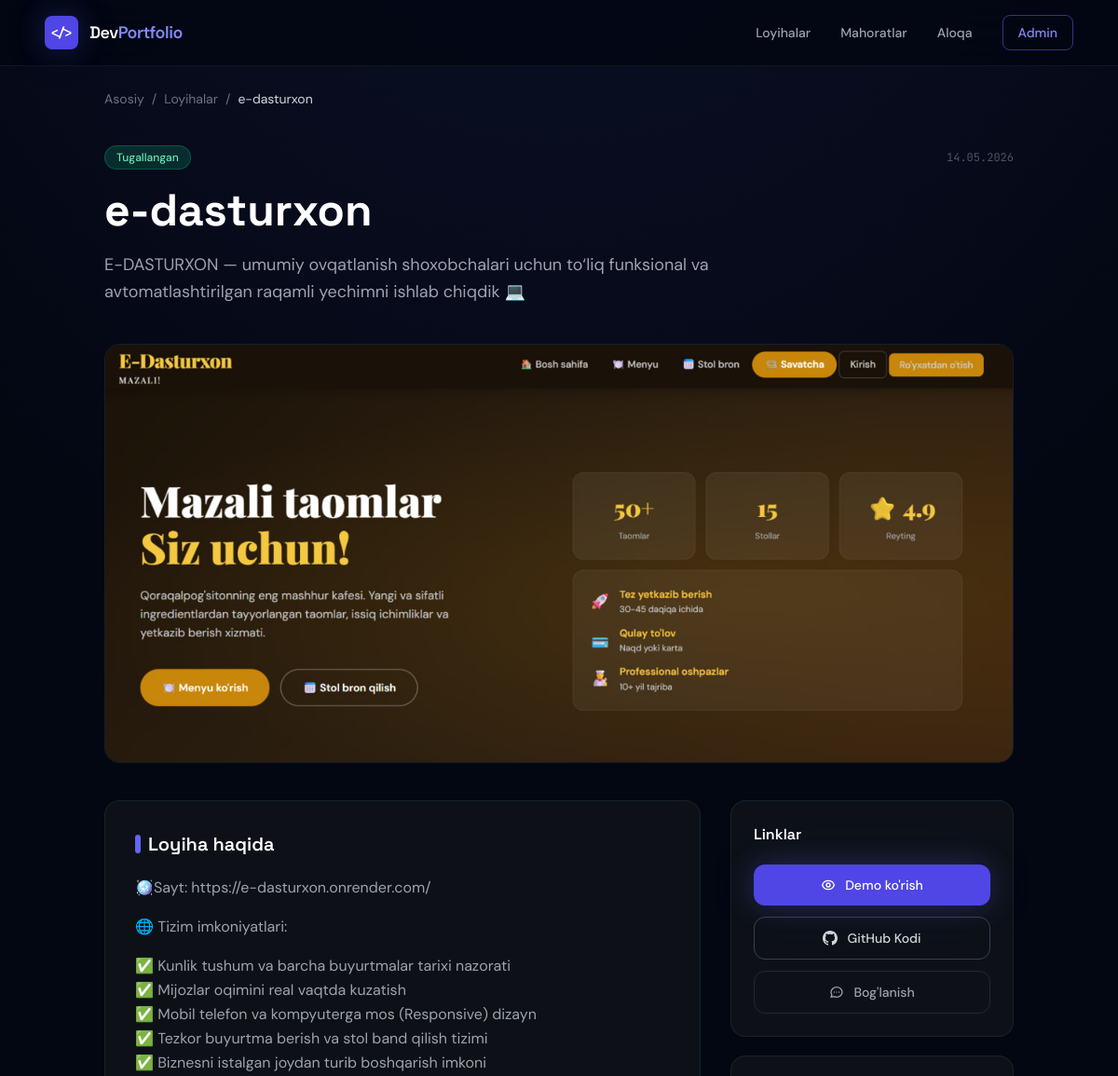
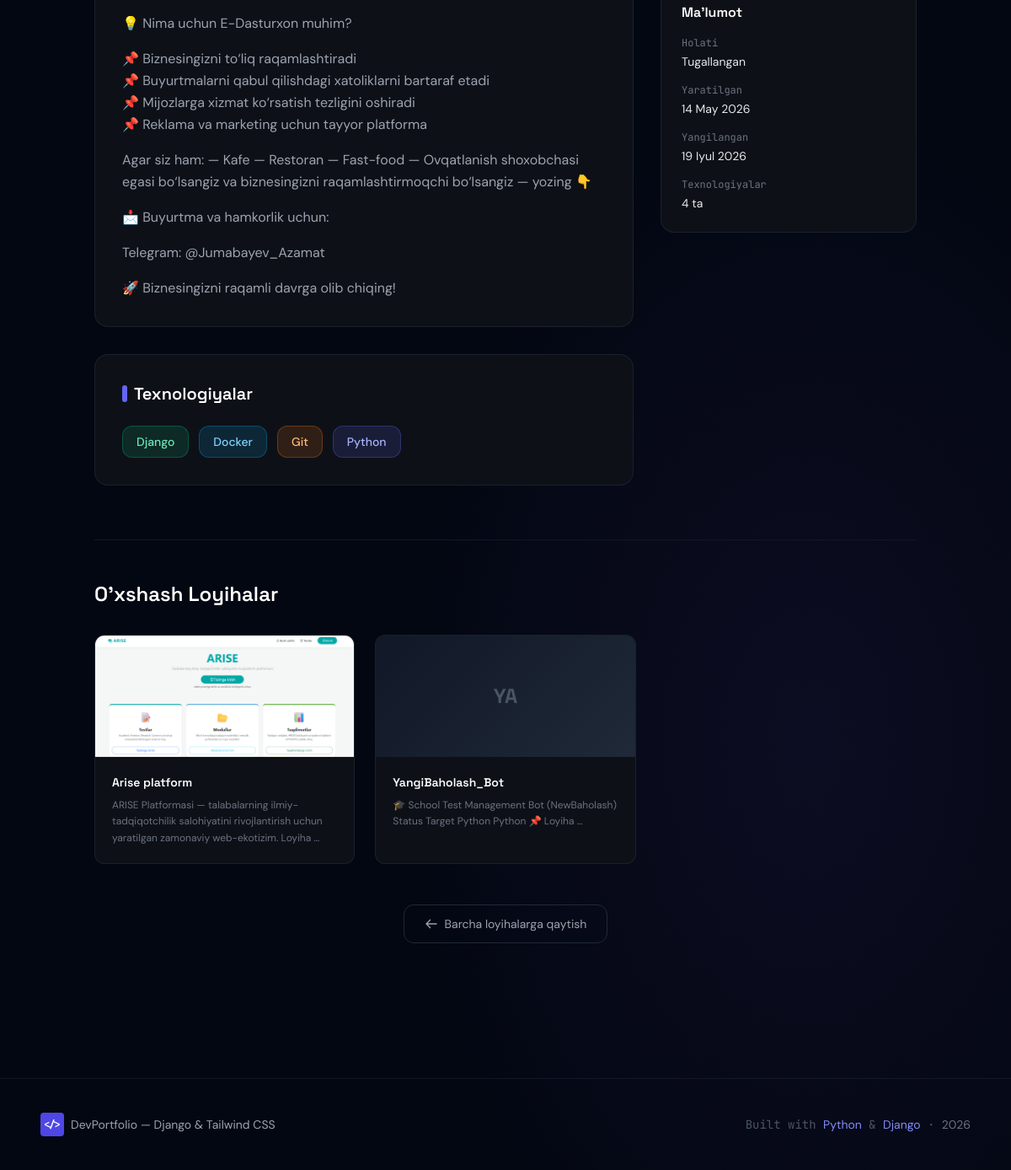
Screenshot of /projects/e-dasturxon/ with the database file from the repository (2 pictures, top to bottom).
### projects/models.py (models this page shows, shortened)
class Project(models.Model):
    STATUS_CHOICES = [
        ('completed', 'Tugallangan'),
        ('in_progress', 'Jarayonda'),
        ('archived', 'Arxivlangan'),
    ]
    name = models.CharField(max_length=200, verbose_name="Loyiha nomi")
    slug = models.SlugField(max_length=200, unique=True, verbose_name="URL slug")
    description = models.TextField(verbose_name="Qisqa tavsif")
    detailed_description = models.TextField(
        blank=True,
        verbose_name="Batafsil tavsif",
        help_text="Loyiha haqida to'liq ma'lumot"
    )
    technologies = models.ManyToManyField(
        Tag,
        blank=True,
        verbose_name="Texnologiyalar",
        related_name='projects'
    )
    image = models.ImageField(
        upload_to='projects/',
        blank=True,
        null=True,
        verbose_name="Loyiha rasmi"
    )
    github_link = models.URLField(blank=True, verbose_name="GitHub linki")
    demo_link = models.URLField(blank=True, verbose_name="Demo linki")
    status = models.CharField(
        max_length=20,
        choices=STATUS_CHOICES,
        default='completed',
        verbose_name="Holati"
    )
    is_featured = models.BooleanField(default=False, verbose_name="Featured (Asosiy)")
    created_at = models.DateTimeField(auto_now_add=True, verbose_name="Yaratilgan")
    updated_at = models.DateTimeField(auto_now=True, verbose_name="Yangilangan")
    order = models.PositiveIntegerField(default=0, verbose_name="Tartib raqami")
    class Meta:
        verbose_name = "Loyiha"
        verbose_name_plural = "Loyihalar"
        ordering = ['order', '-created_at']
    def get_absolute_url(self):
        from django.urls import reverse
        return reverse('project_detail', kwargs={'slug': self.slug})

class Tag(models.Model):
    name = models.CharField(max_length=50, unique=True, verbose_name="Texnologiya nomi")
    color = models.CharField(
        max_length=20,
        default='indigo',
        verbose_name="Rang",
        help_text="Tailwind rang nomi: indigo, emerald, rose, amber, sky, etc."
    )
    class Meta:
        verbose_name = "Texnologiya"
        verbose_name_plural = "Texnologiyalar"
        ordering = ['name']

### projects/views.py (the view)
# urls.py: path('projects/<slug:slug>/', views.project_detail, name='project_detail'),
def project_detail(request, slug):
    project = get_object_or_404(
        Project.objects.prefetch_related('technologies'),
        slug=slug
    )
    project_tags = project.technologies.all()
    related_projects = Project.objects.filter(
        technologies__in=project_tags
    ).exclude(pk=project.pk).distinct()[:3]
    context = {
        'project': project,
        'related_projects': related_projects,
    }
    return render(request, 'projects/project_detail.html', context)

### templates/projects/project_detail.html (shortened to what this page needs)
{% extends 'base.html' %}
{% load static %}
{% block content %}
<div class="pt-24 pb-20">
    <div class="max-w-5xl mx-auto px-6">
        <nav class="flex items-center gap-2 text-sm text-gray-500 mb-10">
            <a href="/" class="hover:text-indigo-400 transition-colors">Asosiy</a>
            <span>/</span>
            <a href="/#projects" class="hover:text-indigo-400 transition-colors">Loyihalar</a>
            <span>/</span>
            <span class="text-gray-300">{{ project.name }}</span>
        </nav>
        <div class="mb-10">
            <div class="flex items-center gap-3 mb-5">
                <span class="px-3 py-1 rounded-full text-xs font-medium
                             {% if project.status == 'completed' %}bg-emerald-500/20 text-emerald-300 border border-emerald-500/30
                             {% elif project.status == 'in_progress' %}bg-amber-500/20 text-amber-300 border border-amber-500/30
                             {% else %}bg-gray-700 text-gray-400{% endif %}">
                    {{ project.get_status_display }}
                </span>
                <span class="text-gray-600 text-xs font-mono ml-auto">
                    {{ project.created_at|date:"d.m.Y" }}
                </span>
            </div>
            <h1 class="font-display font-bold text-4xl lg:text-5xl text-white mb-5 leading-tight">
                {{ project.name }}
            </h1>
            <p class="text-gray-400 text-lg leading-relaxed max-w-3xl">
                {{ project.description }}
            </p>
        </div>
        {% if project.image %}
        <div class="rounded-2xl overflow-hidden border border-gray-800/70 mb-10 h-80 lg:h-[450px]">
            <img src="{{ project.image.url }}" alt="{{ project.name }}"
                 class="w-full h-full object-cover">
        </div>
        {% endif %}
        <div class="grid lg:grid-cols-3 gap-8">
            <div class="lg:col-span-2 space-y-8">
                {% if project.detailed_description %}
                <div class="rounded-2xl border border-gray-800/70 p-8" style="background: #0d1117;">
                    <h2 class="font-display font-semibold text-xl text-white mb-5 flex items-center gap-2">
                        <span class="w-1.5 h-5 rounded-full bg-indigo-500"></span>
                        Loyiha haqida
                    </h2>
                    <div class="text-gray-400 leading-relaxed space-y-4">
                        {{ project.detailed_description|linebreaks }}
                    </div>
                </div>
                {% endif %}
                {% if project.technologies.all %}
                <div class="rounded-2xl border border-gray-800/70 p-8" style="background: #0d1117;">
                    <h2 class="font-display font-semibold text-xl text-white mb-6 flex items-center gap-2">
                        <span class="w-1.5 h-5 rounded-full bg-indigo-500"></span>
                        Texnologiyalar
                    </h2>
                    <div class="flex flex-wrap gap-3">
                        {% for tech in project.technologies.all %}
                        <span class="px-4 py-2 rounded-xl text-sm font-medium tag-{{ tech.color|default:'indigo' }}">
                            {{ tech.name }}
                        </span>
                        {% endfor %}
                    </div>
                </div>
                {% endif %}
            </div>
            <div class="space-y-5">
                <div class="rounded-2xl border border-gray-800/70 p-6" style="background: #0d1117;">
                    <h3 class="font-display font-semibold text-white mb-5">Linklar</h3>
                    <div class="flex flex-col gap-3">
                        {% if project.demo_link %}
                        <a href="{{ project.demo_link }}" target="_blank" rel="noopener"
                           class="flex items-center justify-center gap-2.5 px-5 py-3 rounded-xl
                                  bg-indigo-600 hover:bg-indigo-500 text-white text-sm font-medium
                                  transition-all glow-indigo">
                            Demo ko'rish
                        </a>
                        {% endif %}
                        {% if project.github_link %}
                        <a href="{{ project.github_link }}" target="_blank" rel="noopener"
                           class="flex items-center justify-center gap-2.5 px-5 py-3 rounded-xl
                                  border border-gray-700 hover:border-gray-500 text-gray-300
                                  hover:text-white text-sm font-medium transition-all">
                            GitHub Kodi
                        </a>
                        {% endif %}
                        <a href="/#contact"
                           class="flex items-center justify-center gap-2.5 px-5 py-3 rounded-xl
                                  border border-gray-800 hover:border-indigo-500/50 text-gray-400
                                  hover:text-indigo-300 text-sm font-medium transition-all">
                            <svg class="w-4 h-4" fill="none" viewBox="0 0 24 24" stroke="currentColor">
                                <path stroke-linecap="round" stroke-linejoin="round" stroke-width="2"
                                      d="M8 12h.01M12 12h.01M16 12h.01M21 12c0 4.418-4.03 8-9 8a9.863 9.863 0 01-4.255-.949L3 20l1.395-3.72C3.512 15.042 3 13.574 3 12c0-4.418 4.03-8 9-8s9 3.582 9 8z"/>
                            </svg>
                            Bog'lanish
                        </a>
                    </div>
                </div>
                <div class="rounded-2xl border border-gray-800/70 p-6" style="background: #0d1117;">
                    <h3 class="font-display font-semibold text-white mb-4">Ma'lumot</h3>
                    <dl class="space-y-4">
                        <div>
                            <dt class="text-gray-500 text-xs font-mono mb-1">Holati</dt>
                            <dd class="text-gray-200 text-sm">{{ project.get_status_display }}</dd>
                        </div>
                        <div>
                            <dt class="text-gray-500 text-xs font-mono mb-1">Yaratilgan</dt>
                            <dd class="text-gray-200 text-sm">{{ project.created_at|date:"d F Y" }}</dd>
                        </div>
                        {% if project.updated_at %}
                        <div>
                            <dt class="text-gray-500 text-xs font-mono mb-1">Yangilangan</dt>
                            <dd class="text-gray-200 text-sm">{{ project.updated_at|date:"d F Y" }}</dd>
                        </div>
                        {% endif %}
                        <div>
                            <dt class="text-gray-500 text-xs font-mono mb-1">Texnologiyalar</dt>
                            <dd class="text-gray-200 text-sm">{{ project.technologies.count }} ta</dd>
                        </div>
                    </dl>
                </div>
            </div>
        </div>
        {% if related_projects %}
        <div class="mt-16 pt-12 border-t border-gray-900">
            <h2 class="font-display font-semibold text-2xl text-white mb-8">O'xshash Loyihalar</h2>
            <div class="grid md:grid-cols-3 gap-6">
                {% for rp in related_projects %}
                <a href="{{ rp.get_absolute_url }}"
                   class="group card-hover rounded-xl border border-gray-800/70 overflow-hidden"
                   style="background: #0d1117;">
                    <div class="h-36 overflow-hidden bg-gray-800">
                        {% if rp.image %}
                        <img src="{{ rp.image.url }}" alt="{{ rp.name }}"
                             class="w-full h-full object-cover group-hover:scale-105 transition-transform duration-500">
                        {% else %}
                        <div class="w-full h-full flex items-center justify-center"
                             style="background: linear-gradient(135deg, #111827, #1f2937);">
                            <span class="text-gray-600 font-display font-bold text-2xl">{{ rp.name|slice:":2"|upper }}</span>
                        </div>
                        {% endif %}
                    </div>
                    <div class="p-5">
                        <h3 class="font-display font-semibold text-white text-sm mb-2 group-hover:text-indigo-300 transition-colors">
                            {{ rp.name }}
                        </h3>
                        <p class="text-gray-500 text-xs leading-relaxed">
                            {{ rp.description|truncatewords:12 }}
                        </p>
                    </div>
                </a>
                {% endfor %}
            </div>
        </div>
        {% endif %}
        <div class="mt-12 flex justify-center">
            <a href="/#projects"
               class="flex items-center gap-2 px-6 py-3 rounded-xl border border-gray-800
                      text-gray-400 hover:text-white hover:border-gray-600 text-sm transition-all">
                <svg class="w-4 h-4" fill="none" viewBox="0 0 24 24" stroke="currentColor">
                    <path stroke-linecap="round" stroke-linejoin="round" stroke-width="2" d="M10 19l-7-7m0 0l7-7m-7 7h18"/>
                </svg>
                Barcha loyihalarga qaytish
            </a>
        </div>
    </div>
</div>
{% endblock %}

### templates/base.html (style rules this page uses)
* { font-family: 'DM Sans', sans-serif; }
body { background-color: #030712; background-image: radial-gradient(ellipse 80% 50% at 50% -20%, rgba(99, 102, 241, 0.12), transparent), radial-gradient(ellipse 40% 30% at 80% 80%, rgba(139, 92, 246, 0.07), transparent); }
h1, h2, h3, h4 { font-family: 'Space Grotesk', sans-serif; }
.font-mono { font-family: 'JetBrains Mono', monospace; }
.glow-indigo { box-shadow: 0 0 30px rgba(99, 102, 241, 0.25), 0 0 60px rgba(99, 102, 241, 0.1); }
.card-hover { transition: all 0.3s cubic-bezier(0.4, 0, 0.2, 1); }
.tag-indigo { background: rgba(99,102,241,0.15); color: #a5b4fc; border: 1px solid rgba(99,102,241,0.3); }
.tag-emerald { background: rgba(16,185,129,0.15); color: #6ee7b7; border: 1px solid rgba(16,185,129,0.3); }
.tag-sky { background: rgba(14,165,233,0.15); color: #7dd3fc; border: 1px solid rgba(14,165,233,0.3); }
.tag-orange { background: rgba(249,115,22,0.15); color: #fdba74; border: 1px solid rgba(249,115,22,0.3); }

### rows the page displays
Project: name "e-dasturxon", status "Tugallangan", created_at "14.05.2026", description "E-DASTURXON — umumiy ovqatlanish shoxobchalari uchun to‘liq funksional va avtomatlashtirilgan raqamli yechimni ishlab chiqdik 💻", image (picture), detailed_description "🪩Sayt: https://e-dasturxon.onrender.com/ 🌐 Tizim imkoniyatlari: ✅ Kunlik tushum va barcha buyurtmalar tarixi nazorati ✅ Mijozlar oqimini real vaqtda kuzatish ✅ Mobil telefon va kompyuterga mos (Responsive) dizayn ✅ Tezkor buyurtma berish va stol band qilish tizimi ✅ Biznesni istalgan joydan turib boshqarish imkoni 💡 Nima uchun E-Dasturxon muhim? 📌 Biznesingizni to‘liq raqamlashtiradi 📌 Buyurtmalarni qabul qilishdagi xatoliklarni bartaraf etadi 📌 Mijozlarga xizmat ko‘rsatish tezligini oshiradi 📌 Reklama va marketing uchun tayyor platforma Agar siz ham: — Kafe — Restoran — Fast-food — Ovqatlanish shoxobchasi egasi bo‘lsangiz va biznesingizni raqamlashtirmoqchi bo‘lsangiz — yozing 👇 📩 Buyurtma…", created_at "14 May 2026", updated_at "19 Iyul 2026", technologies.count "4"
Tag: name "Django"
Tag: name "Docker"
Tag: name "Git"
Tag: name "Python"
Project: image (picture), name "Arise platform", description "ARISE Platformasi — talabalarning ilmiy-tadqiqotchilik salohiyatini rivojlantirish uchun yaratilgan zamonaviy web-ekotizim. Loyiha …"
Project: name "YA", name "YangiBaholash_Bot", description "🎓 School Test Management Bot (NewBaholash) Status Target Python Python 📌 Loyiha …"
